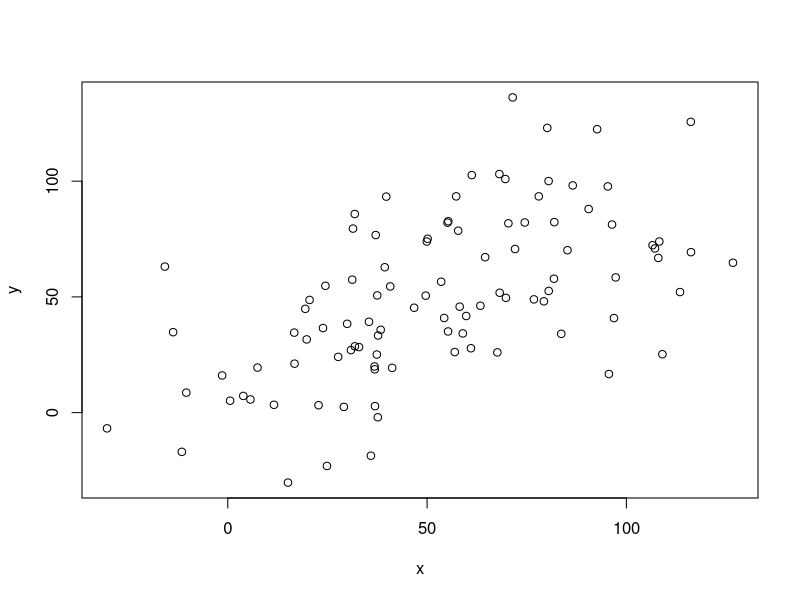
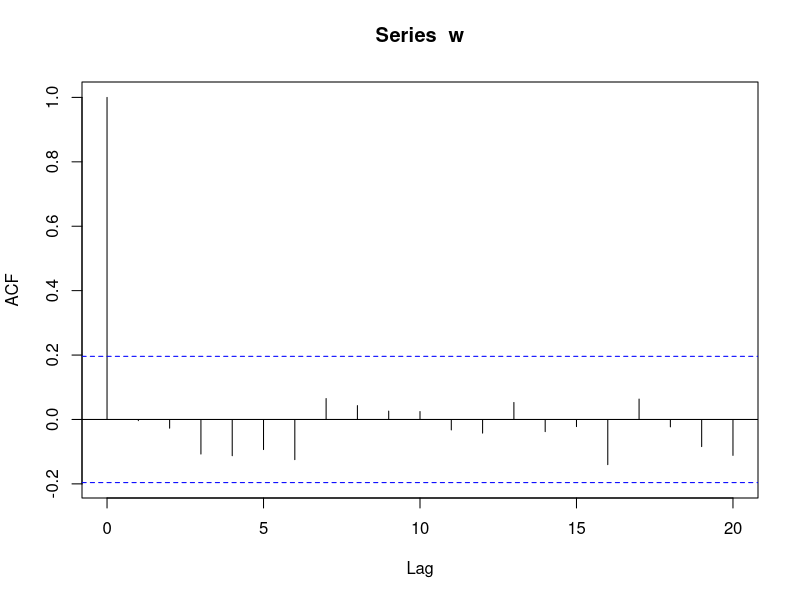
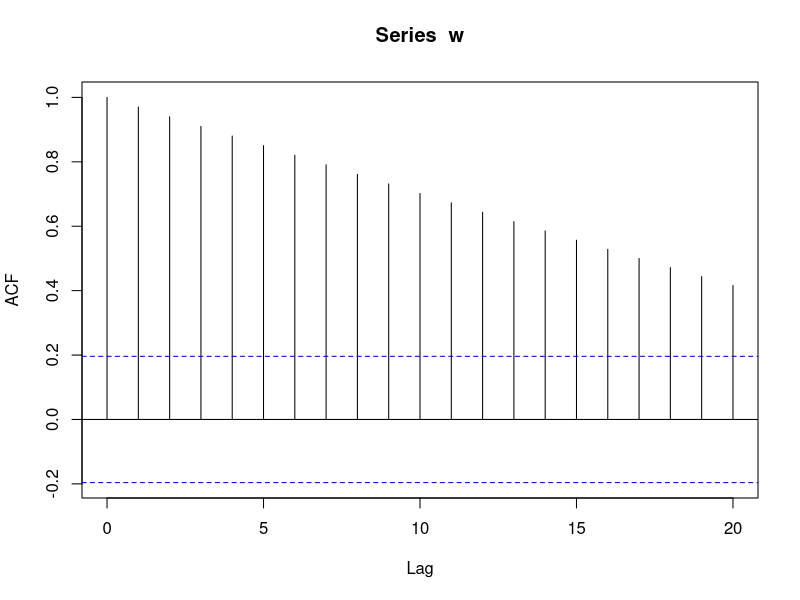
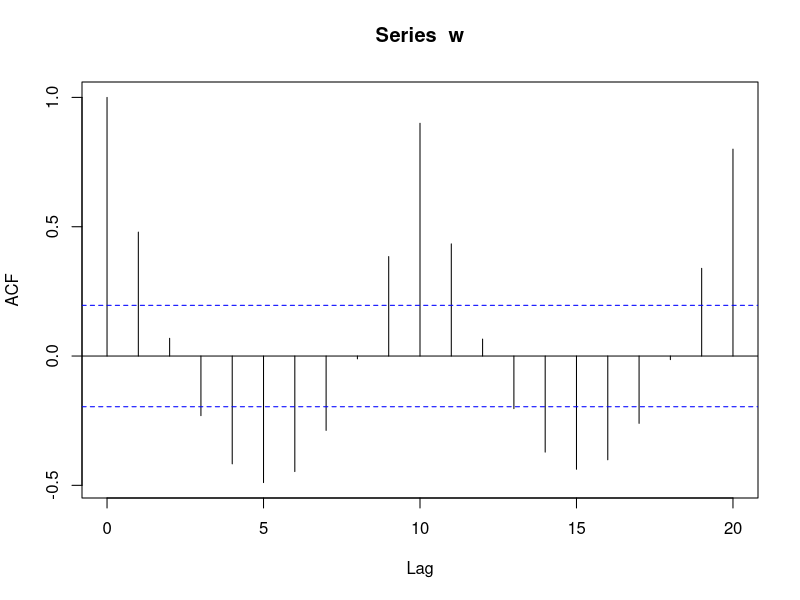

Recreate these plots in R, in order.
# serial-correlation

# Create a scatter plot of two sequences
# of normally distributed random variables
set.seed(1)
x <- seq(1,100) + 20.0*rnorm(1:100)
set.seed(2)
y <- seq(1,100) + 20.0*rnorm(1:100)
plot(x,y)

# Calculate their covariance
cov(x,y)

# Calculate their correlation
cor(x,y)

# Plot a correlogram of a sequence of
# normally distributed random variables
set.seed(1)
w <- rnorm(100)
acf(w)

# Plot a correlogram of a sequence of 
# integers from 1 to 100
w <- seq(1, 100)
acf(w)

# Plot a correlogram of a repeating
# sequence of integers from 1 to 10
w <- rep(1:10, 10)
acf(w)
